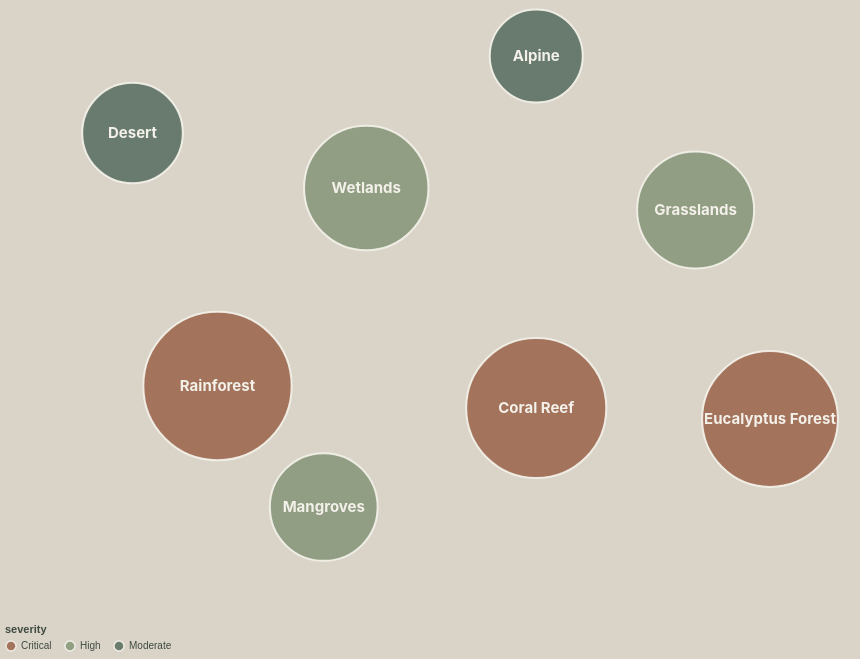

Source (Vega-Lite JSON):
### Vega-Lite specification from a JSON file in a GitHub repository (floating-point values rounded to 4 significant figures)
{"$schema": "https://vega.github.io/schema/vega-lite/v5.json", "width": 850, "height": 550, "data": {"values": [{"ecosystem": "Rainforest", "species": 320, "severity": "Critical", "x": 200, "y": 200}, {"ecosystem": "Coral Reef", "species": 280, "severity": "Critical", "x": 500, "y": 180}, {"ecosystem": "Wetlands", "species": 210, "severity": "High", "x": 340, "y": 380}, {"ecosystem": "Grasslands", "species": 180, "severity": "High", "x": 650, "y": 360}, {"ecosystem": "Desert", "species": 120, "severity": "Moderate", "x": 120, "y": 430}, {"ecosystem": "Eucalyptus Forest", "species": 260, "severity": "Critical", "x": 720, "y": 170}, {"ecosystem": "Alpine", "species": 95, "severity": "Moderate", "x": 500, "y": 500}, {"ecosystem": "Mangroves", "species": 145, "severity": "High", "x": 300, "y": 90}]}, "layer": [{"mark": {"type": "circle", "opacity": 0.92, "stroke": "#f3f1ea", "strokeWidth": 2}, "encoding": {"x": {"field": "x", "type": "quantitative", "axis": null}, "y": {"field": "y", "type": "quantitative", "axis": null}, "size": {"field": "species", "type": "quantitative", "scale": {"range": [3000, 22000]}, "legend": null}, "color": {"field": "severity", "type": "nominal", "scale": {"domain": ["Critical", "High", "Moderate"], "range": ["#9f6b53", "#8b9a7d", "#607466"]}, "legend": {"orient": "bottom", "labelColor": "#3f4a43", "titleColor": "#3f4a43"}}, "tooltip": [{"field": "ecosystem", "title": "Ecosystem"}, {"field": "species", "title": "Threatened Species"}, {"field": "severity", "title": "Threat Level"}]}}, {"mark": {"type": "text", "font": "Inter", "fontSize": 15, "fontWeight": "bold", "color": "#f3f1ea"}, "encoding": {"x": {"field": "x", "type": "quantitative"}, "y": {"field": "y", "type": "quantitative"}, "text": {"field": "ecosystem"}}}], "config": {"background": "#d9d4c7", "view": {"stroke": null}}}
